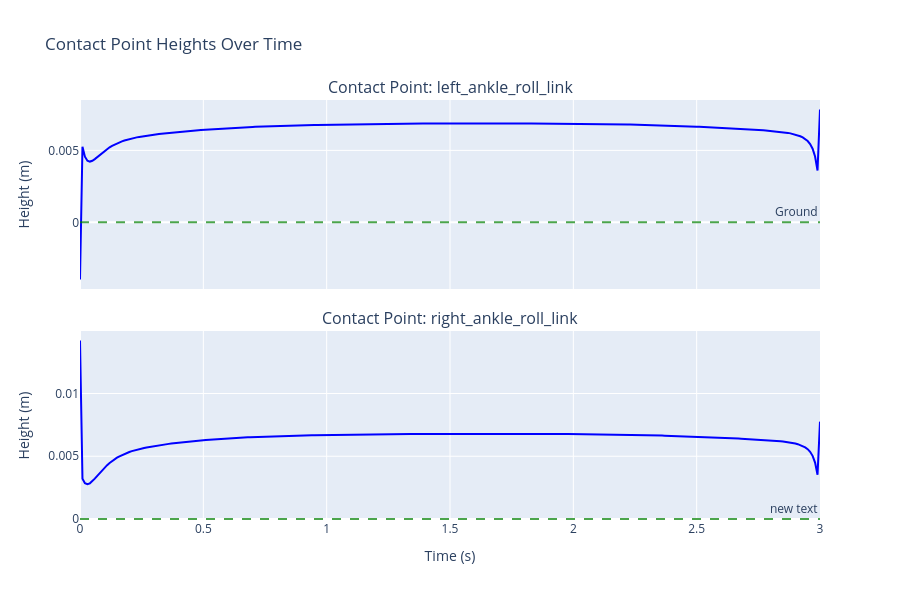

Write notebook code for a chart like this one.
### Markdown cell above
## 7.5 Visualize Contact Point Heights

Check that contact points remain on the ground throughout the trajectory.

### Code cell
# Extract and visualize contact point heights over time
time_steps = np.arange(balance_steps + 1) * balance_dt

# Create figure for contact point heights
fig = make_subplots(
    rows=len(contact_points), cols=1,
    subplot_titles=[f"Contact Point: {cp.link.name()}" for cp in contact_points],
    vertical_spacing=0.1,
    shared_xaxes=True
)

contact_heights = {i: [] for i in range(len(contact_points))}

# Calculate contact point heights for each timestep
for t in range(balance_steps + 1):
    for i, point_on_link in enumerate(contact_points):
        link_id = point_on_link.link.id()
        # Get link pose at timestep t
        link_pose = gtd.Pose(result_bal, link_id, t)
        # Transform contact point to world frame
        contact_point_world = link_pose.transformFrom(point_on_link.point)
        # Get z-coordinate (height)
        contact_heights[i].append(contact_point_world[2])

# Plot heights for each contact point
for i, point_on_link in enumerate(contact_points):
    fig.add_trace(
        go.Scatter(
            x=time_steps,
            y=contact_heights[i],
            mode='lines',
            name=point_on_link.link.name(),
            line=dict(width=2, color='blue'),
            showlegend=False
        ),
        row=i+1, col=1
    )
    
    # Add ground plane reference
    fig.add_hline(
        y=ground_plane_height, 
        line_dash="dash", 
        line_color="green", 
        opacity=0.7, 
        row=i+1, col=1,
        annotation_text="Ground" if i == 0 else None
    )
    
    # Update y-axis
    fig.update_yaxes(title_text="Height (m)", row=i+1, col=1)

# Update layout
fig.update_xaxes(title_text="Time (s)", row=len(contact_points), col=1)
fig.update_layout(
    height=300*len(contact_points),
    title_text="Contact Point Heights Over Time",
    showlegend=False
)

fig.show()

# Print statistics
print("\n=== Contact Point Height Statistics ===")
for i, point_on_link in enumerate(contact_points):
    heights = np.array(contact_heights[i])
    mean_height = np.mean(heights)
    max_height = np.max(heights)
    min_height = np.min(heights)
    std_height = np.std(heights)
    print(f"{point_on_link.link.name():30s}: Mean={mean_height:.6f}m, "
          f"Min={min_height:.6f}m, Max={max_height:.6f}m, Std={std_height:.6f}m")

### Figure 1 — Plotly figure (JSON) as saved in the notebook; plotly's stock layout.template omitted (floating-point values rounded to 4 significant figures; data arrays with more than 128 entries replaced by an {"elided": "..."} marker saying what was removed)
{"data": [{"line": {"color": "blue", "width": 2}, "mode": "lines", "name": "left_ankle_roll_link", "showlegend": false, "type": "scatter", "x": {"elided": "301 float values"}, "xaxis": "x", "y": {"elided": "301 float values"}, "yaxis": "y"}, {"line": {"color": "blue", "width": 2}, "mode": "lines", "name": "right_ankle_roll_link", "showlegend": false, "type": "scatter", "x": {"elided": "301 float values"}, "xaxis": "x2", "y": {"elided": "301 float values"}, "yaxis": "y2"}], "layout": {"annotations": [{"font": {"size": 16}, "showarrow": false, "text": "Contact Point: left_ankle_roll_link", "x": 0.5, "xanchor": "center", "xref": "paper", "y": 1, "yanchor": "bottom", "yref": "paper"}, {"font": {"size": 16}, "showarrow": false, "text": "Contact Point: right_ankle_roll_link", "x": 0.5, "xanchor": "center", "xref": "paper", "y": 0.45, "yanchor": "bottom", "yref": "paper"}, {"showarrow": false, "text": "Ground", "x": 1, "xanchor": "right", "xref": "x domain", "y": 0, "yanchor": "bottom", "yref": "y"}, {"showarrow": false, "x": 1, "xanchor": "right", "xref": "x2 domain", "y": 0, "yanchor": "bottom", "yref": "y2"}], "height": 600, "shapes": [{"line": {"color": "green", "dash": "dash"}, "opacity": 0.7, "type": "line", "x0": 0, "x1": 1, "xref": "x domain", "y0": 0, "y1": 0, "yref": "y"}, {"line": {"color": "green", "dash": "dash"}, "opacity": 0.7, "type": "line", "x0": 0, "x1": 1, "xref": "x2 domain", "y0": 0, "y1": 0, "yref": "y2"}], "showlegend": false, "title": {"text": "Contact Point Heights Over Time"}, "xaxis": {"anchor": "y", "domain": [0, 1], "matches": "x2", "showticklabels": false}, "xaxis2": {"anchor": "y2", "domain": [0, 1], "title": {"text": "Time (s)"}}, "yaxis": {"anchor": "x", "domain": [0.55, 1], "title": {"text": "Height (m)"}}, "yaxis2": {"anchor": "x2", "domain": [0, 0.45], "title": {"text": "Height (m)"}}}}
